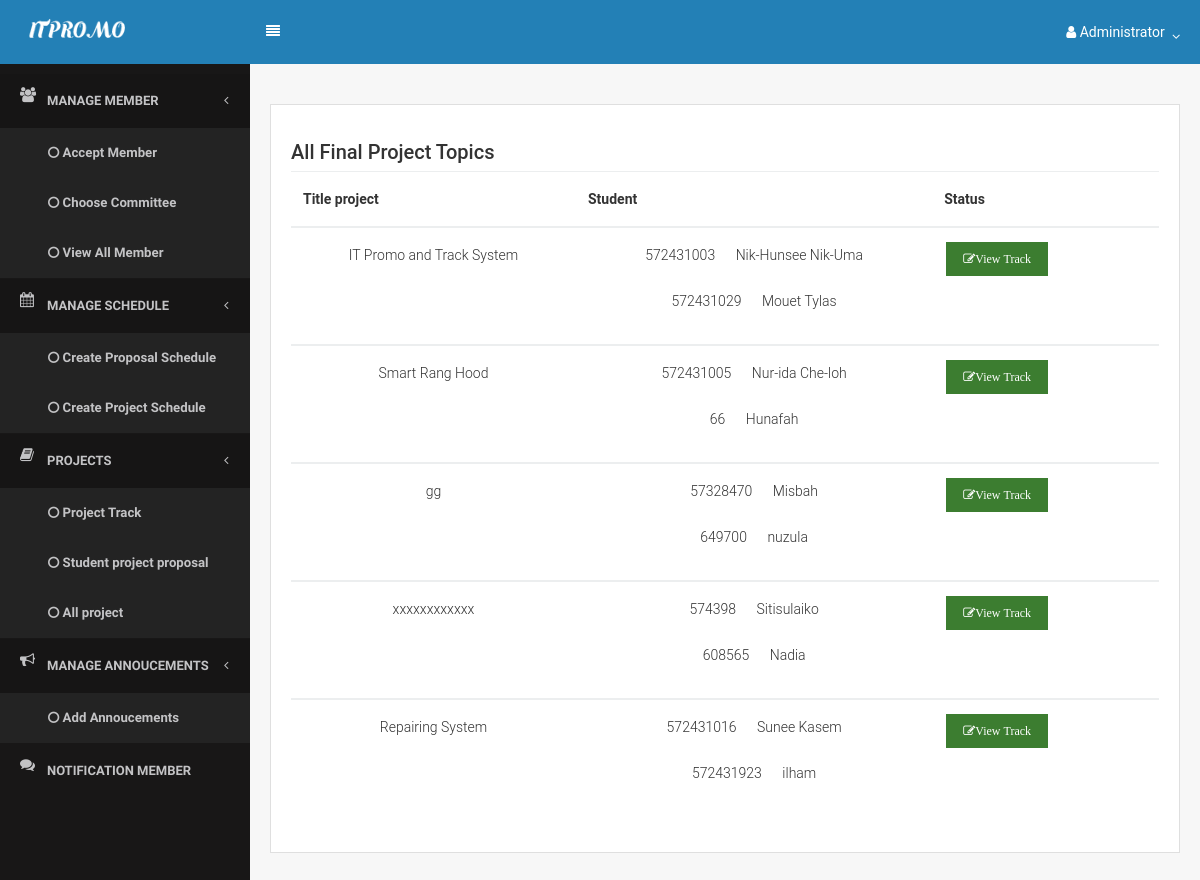
Screenshot of /index.php?page=student_track (signed in) with the database file from the repository.
### tables this page shows
CREATE TABLE `files` (
  `files_id` int(11) NOT NULL,
  `files_filename_proposal` varchar(255) NOT NULL,
  `files_filename_project` varchar(255) NOT NULL,
  `advisergroup_id` int(20) NOT NULL,
  `files_status` enum('1','2','3','4','5','6','7') NOT NULL,
  `member_id` enum('Waiting','Approve') NOT NULL,
  `Owner` varchar(255) NOT NULL
);

CREATE TABLE `advisergroup` (
  `advisergroup_id` int(11) NOT NULL,
  `advisergroup_topic` varchar(255) DEFAULT NULL,
  `advisergroup_status` enum('0','Waiting','Approve') NOT NULL DEFAULT 'Waiting',
  `member_id` int(11) NOT NULL,
  `group_id` int(11) NOT NULL,
  `admin_id` varchar(20) NOT NULL
);

CREATE TABLE `member` (
  `member_id` int(11) NOT NULL,
  `member_idcard` int(30) NOT NULL,
  `member_username` varchar(255) NOT NULL,
  `member_fullname` varchar(255) NOT NULL,
  `member_password` varchar(255) NOT NULL,
  `member_pos` enum('Lecturer','Student','Officer') NOT NULL COMMENT '1=Lecturer, 3=Student, 4=Officer',
  `member_phone` varchar(255) NOT NULL,
  `member_email` varchar(255) NOT NULL,
  `member_gender` enum('Male','Female') NOT NULL COMMENT 'm=Male, f=female',
  `admin_id` int(20) NOT NULL COMMENT 'Foreign Key to tb_admin',
  `group_id` int(20) DEFAULT NULL
);

### menu/function.php (the view, shortened to what this page needs)
<?php
function get_member_list($group_id){
	$rows = "";
require 'connect.php';
  $sql = "SELECT member_fullname, member_idcard FROM member WHERE group_id = '$group_id'";
	if($rs = $db->query($sql)){
		if($rs->num_rows > 0){
			while($row = $rs->fetch_object()){
        $rows .= "<p>".$row->member_idcard." &nbsp&nbsp&nbsp&nbsp ".$row->member_fullname."</p>";
			}
		}else{
			$rows = "<i class='text-danger'>- No member in this group -</i>";
		}
		return $rows;
	}else{
		echo $db->error;
		$db->close();
	}
}
?>

### admin/student_track.php (shortened to what this page needs)
<div class="content">
                     <div class="row">
                        <div class="col-lg-12">
                            <div class="card">
                                <div class="card-block">
                                   <h5 class="mt-3">All Final Project Topics</h5>
   <?php
      $strSQL = "SELECT advisergroup.*,  advisergroup.advisergroup_id,files.files_id,files.files_filename_proposal,files.advisergroup_id,advisergroup.advisergroup_topic FROM advisergroup
          LEFT JOIN files ON advisergroup.advisergroup_id = files.advisergroup_id
        LEFT JOIN member ON advisergroup.member_id = member.member_id
        WHERE advisergroup.member_id   ";
              ?>
      <table class="display datatable table table-stripped" cellspacing="0" width="100%">
          <thead>
             <tr>
                         <th>Title project</th>
                  <th>Student</th>
                    <th>Status</th>
                <th></th>
                 </tr>
               </thead>
 <?php
     if($result = $db->query($strSQL)){
             while($objResult = $result->fetch_object()){
            ?>
           <tbody>
            <tr>
        <td class="text-center"><?php echo $objResult->advisergroup_topic; ?></td>
                     <td class="text-center"><?php echo get_member_list($objResult->group_id); ?></td>
                           <td><button type="button" class="btn btn-success btn-xs"  data-toggle="modal" data-target="#editPS" onclick="edit_ps(<?php echo $objResult->advisergroup_id; ?>)"><i class="fa fa-edit">View Track</i></button>
</td>
                    </tr>
  <?php
    }
               }
                   ?>
                                        </tbody>
                                    </table>
                                </div>
                            </div>
                        </div>
                    </div>
                </div>
            <link rel="stylesheet" href="asset/css/style.css">
    </body>
</html>

### assets/css/core.css (style rules this page uses)
.btn { position: relative; margin: 2px; font-weight: bold; position: relative; font-size: 0.8rem; margin: 2px; font-weight: 600; font-family: 'Raleway', sans-serif; }
.btn > i { font-size: 12px; }
body, input, textarea, button { font-family: "Lato", sans-serif; }
.card { margin-bottom: 20px; margin-top: 20px; color: #333; border-radius: 0; }

### assets/css/components.css (style rules this page uses)
html, body { width: 100%; height: 100%; }
body { font-family: "Lato", sans-serif; font-size: 0.875rem !important; background-color: #f7f7f7; }
.content { padding: 20px 20px; }
.content:after { content: ''; display: table; clear: both; }
.text-center { text-align: center; }

### asset/css/style.css (style rules this page uses)
body { font-family: 'Roboto', sans-serif; font-size: 16px; font-weight: 300; color: #888; line-height: 30px; text-align: left; }

### rows the page displays
files: advisergroup.advisergroup_topic "IT Promo and Track System"
member: member_idcard "572431003", member_fullname "Nik-Hunsee Nik-Uma"
member: member_idcard "572431029", member_fullname "Mouet Tylas"
files: advisergroup.advisergroup_topic "Smart Rang Hood"
member: member_idcard "572431005", member_fullname "Nur-ida Che-loh"
member: member_idcard "66", member_fullname "Hunafah"
advisergroup: advisergroup_topic "gg"
member: member_idcard "57328470", member_fullname "Misbah"
member: member_idcard "649700", member_fullname "nuzula"
advisergroup: advisergroup_topic "xxxxxxxxxxxx"
member: member_idcard "574398", member_fullname "Sitisulaiko"
member: member_idcard "608565", member_fullname "Nadia"
advisergroup: advisergroup_topic "Repairing System"
member: member_idcard "572431016", member_fullname "Sunee Kasem"
member: member_idcard "572431923", member_fullname "ilham"

### other values shown
$_SESSION['name'] "Administrator"
